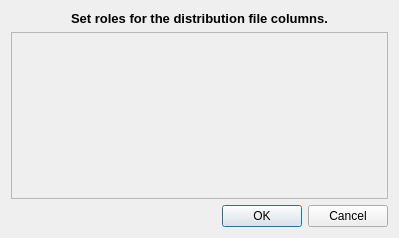
<?xml version="1.0" encoding="UTF-8"?>
<ui version="4.0">
 <class>DistributionColumnRolesDialog</class>
 <widget class="QDialog" name="DistributionColumnRolesDialog">
  <property name="geometry">
   <rect>
    <x>0</x>
    <y>0</y>
    <width>399</width>
    <height>238</height>
   </rect>
  </property>
  <property name="windowTitle">
   <string>Set role for distribution file cols</string>
  </property>
  <layout class="QVBoxLayout" name="verticalLayout">
   <item>
    <widget class="QLabel" name="lblWhat">
     <property name="text">
      <string>&lt;html&gt;&lt;head/&gt;&lt;body&gt;&lt;p&gt;&lt;span style=&quot; font-size:10pt; font-weight:600;&quot;&gt;Set roles for the distribution file columns.&lt;/span&gt;&lt;/p&gt;&lt;/body&gt;&lt;/html&gt;</string>
     </property>
     <property name="alignment">
      <set>Qt::AlignCenter</set>
     </property>
    </widget>
   </item>
   <item>
    <widget class="QFrame" name="frmRoles">
     <property name="sizePolicy">
      <sizepolicy hsizetype="Preferred" vsizetype="MinimumExpanding">
       <horstretch>0</horstretch>
       <verstretch>0</verstretch>
      </sizepolicy>
     </property>
     <property name="frameShape">
      <enum>QFrame::StyledPanel</enum>
     </property>
     <property name="frameShadow">
      <enum>QFrame::Raised</enum>
     </property>
     <layout class="QVBoxLayout" name="verticalLayout_2">
      <property name="spacing">
       <number>1</number>
      </property>
      <property name="leftMargin">
       <number>1</number>
      </property>
      <property name="topMargin">
       <number>1</number>
      </property>
      <property name="rightMargin">
       <number>1</number>
      </property>
      <property name="bottomMargin">
       <number>1</number>
      </property>
     </layout>
    </widget>
   </item>
   <item>
    <widget class="QDialogButtonBox" name="buttonBox">
     <property name="orientation">
      <enum>Qt::Horizontal</enum>
     </property>
     <property name="standardButtons">
      <set>QDialogButtonBox::Cancel|QDialogButtonBox::Ok</set>
     </property>
    </widget>
   </item>
  </layout>
 </widget>
 <resources/>
 <connections>
  <connection>
   <sender>buttonBox</sender>
   <signal>accepted()</signal>
   <receiver>DistributionColumnRolesDialog</receiver>
   <slot>accept()</slot>
   <hints>
    <hint type="sourcelabel">
     <x>248</x>
     <y>254</y>
    </hint>
    <hint type="destinationlabel">
     <x>157</x>
     <y>274</y>
    </hint>
   </hints>
  </connection>
  <connection>
   <sender>buttonBox</sender>
   <signal>rejected()</signal>
   <receiver>DistributionColumnRolesDialog</receiver>
   <slot>reject()</slot>
   <hints>
    <hint type="sourcelabel">
     <x>316</x>
     <y>260</y>
    </hint>
    <hint type="destinationlabel">
     <x>286</x>
     <y>274</y>
    </hint>
   </hints>
  </connection>
 </connections>
</ui>
